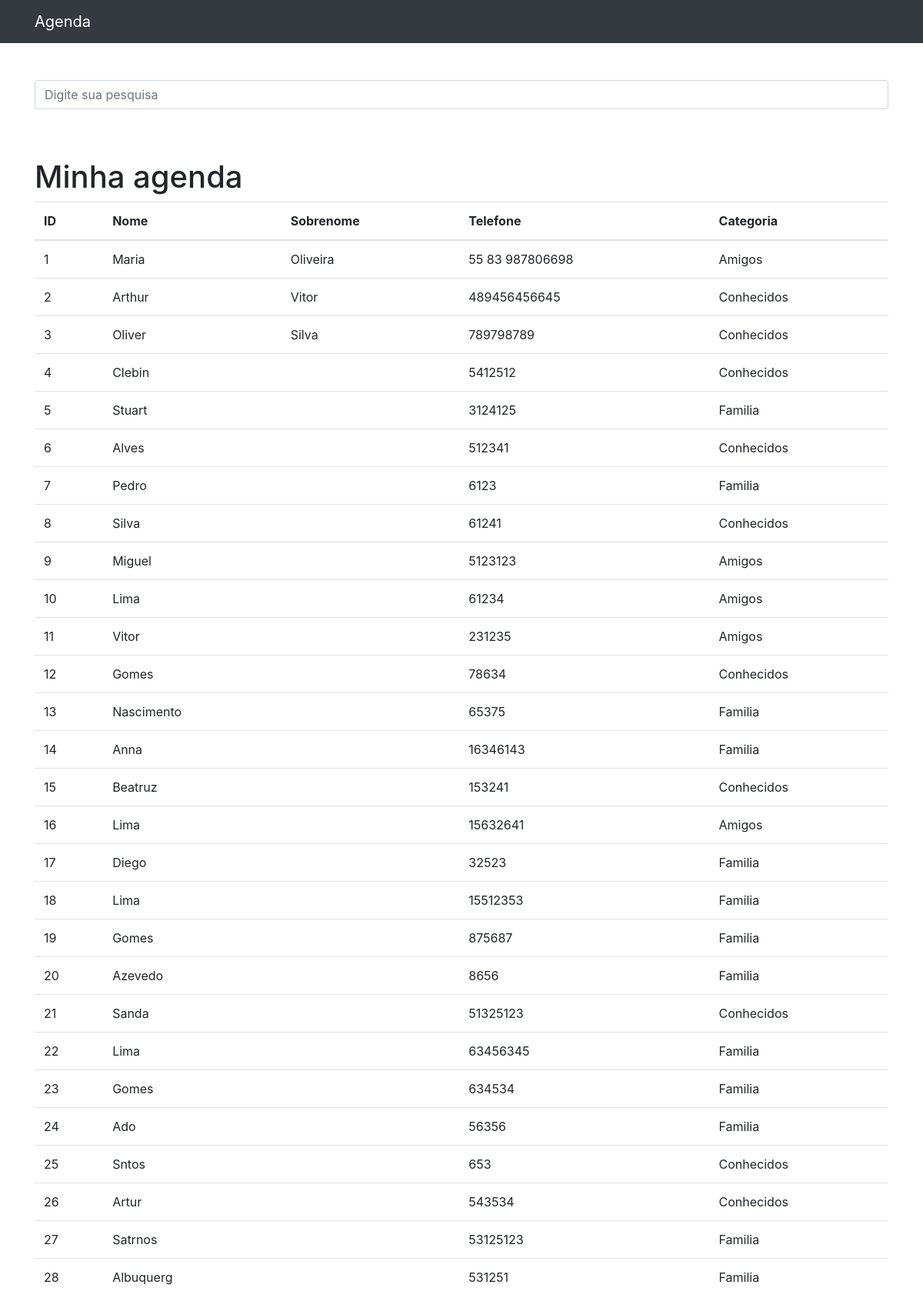
The app's page /, older data.
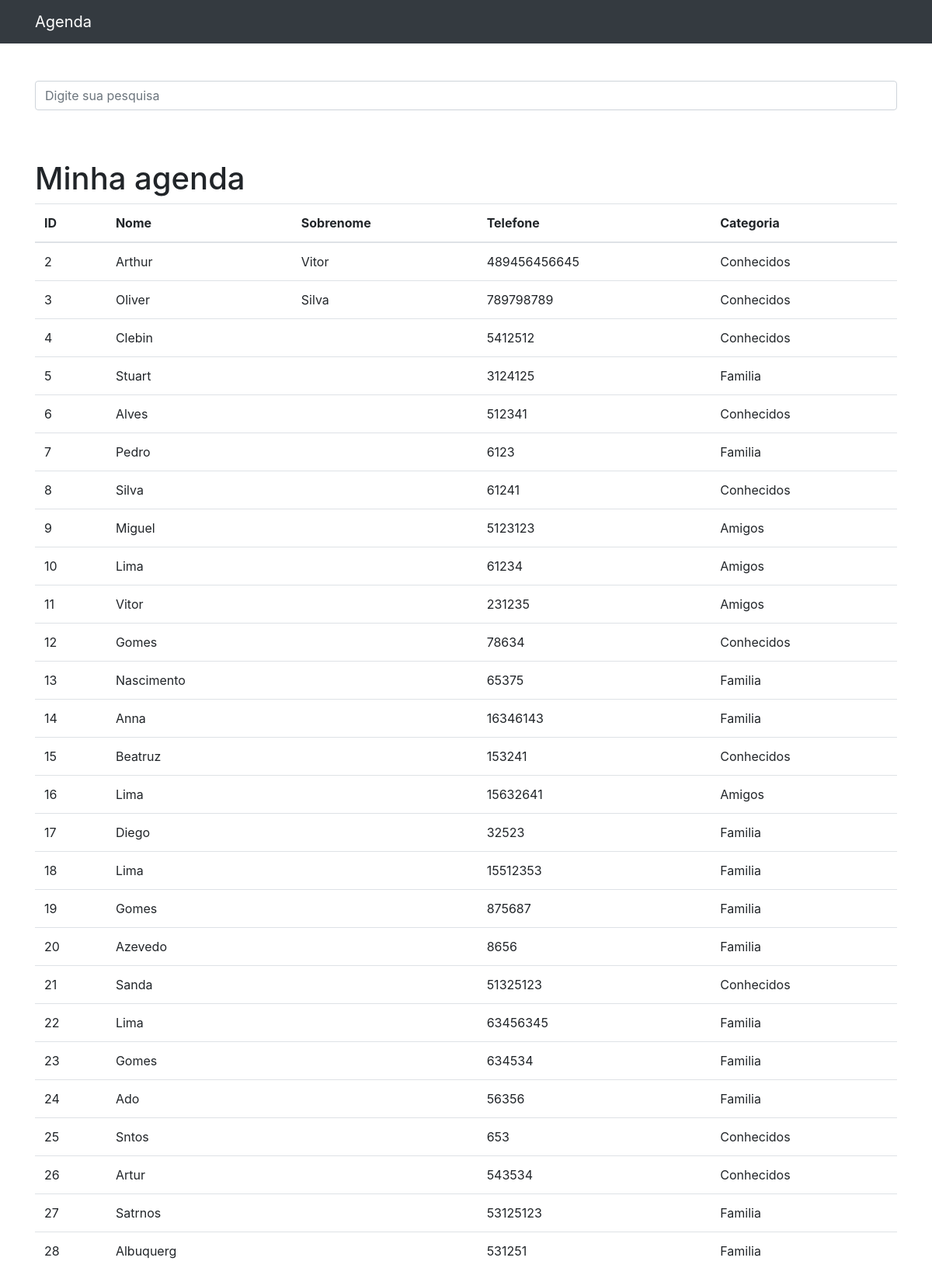
The same page, newer data.
### contatos/models.py (models this page shows, shortened)
class Contato(models.Model):
    nome = models.CharField(max_length=255)
    sobrenome = models.CharField(max_length=255, blank=True)
    telefone = models.CharField(max_length=255)
    email = models.CharField(max_length=255, blank=True)
    data_criacao = models.DateTimeField(default=timezone.now)
    descricao = models.TextField(blank=True)
    categoria = models.ForeignKey(Categoria, on_delete=models.DO_NOTHING)
    mostrar = models.BooleanField(default=True)
    foto = models.ImageField(blank=True, upload_to='fotos/%Y/%m/%d')

class Categoria(models.Model):
    nome = models.CharField(max_length=255)
    def __str__(self):
        return self.nome

### contatos/views.py (the view)
# urls.py: path('', views.index, name='index'),
def index(request):
    contatos = Contato.objects.order_by('id').filter(
        mostrar = True
    )
    return render(request, 'contatos/index.html', {
        'contatos': contatos
    })

### contatos/templates/contatos/index.html
{% extends 'base.html' %}
{% load static %}
{% block conteudo %}
<h1 class="mt-5">Minha agenda</h1>
<table class="table">
  <thead>
    <tr>
      <th>ID</th>
      <th>Nome</th>
      <th>Sobrenome</th>
      <th>Telefone</th>
      <th>Categoria</th>
    </tr>
  </thead>
  <tbody>
  {% for contato in contatos %}
    <tr>
      <td>{{ contato.id }}</td>
      <td>{{ contato.nome }}</td>
      <td>{{ contato.sobrenome }}</td>
      <td>{{ contato.telefone }}</td>
      <td>{{ contato.categoria }}</td>
    </tr>
  {% endfor %}
  </tbody>
</table>
{% endblock %}

Row changes from the older to the newer data that the page shows:
no longer on this page (row edited): Contato: id "1", nome "Maria", sobrenome "Oliveira", telefone "55 83 987806698", categoria "Amigos"
